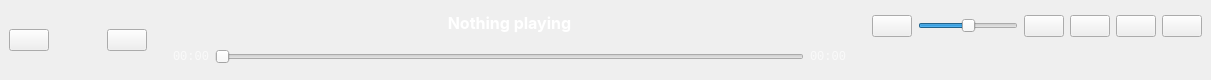
  <widget class="QDockWidget" name="controlsWidget">
   <property name="enabled">
    <bool>true</bool>
   </property>
   <property name="minimumSize">
    <size>
     <width>1211</width>
     <height>80</height>
    </size>
   </property>
   <property name="maximumSize">
    <size>
     <width>524287</width>
     <height>80</height>
    </size>
   </property>
   <property name="font">
    <font>
     <family>Inter</family>
     <pointsize>10</pointsize>
     <kerning>true</kerning>
    </font>
   </property>
   <property name="styleSheet">
    <string notr="true">QDockWidget::title {
    height: 0px;
    padding: 0px;
    border: none;
}

QDockWidget::close-button,
QDockWidget::float-button {
    width: 0px;
    height: 0px;
}</string>
   </property>
   <property name="features">
    <set>QDockWidget::DockWidgetFeature::NoDockWidgetFeatures</set>
   </property>
   <property name="allowedAreas">
    <set>Qt::DockWidgetArea::BottomDockWidgetArea</set>
   </property>
   <attribute name="dockWidgetArea">
    <number>8</number>
   </attribute>
   <widget class="QWidget" name="dockWidgetContents_3">
    <layout class="QHBoxLayout" name="horizontalLayout_5">
     <item>
      <layout class="QHBoxLayout" name="controlsLayout">
       <item>
        <layout class="QHBoxLayout" name="horizontalLayout_3">
         <property name="leftMargin">
          <number>0</number>
         </property>
         <item>
          <widget class="QPushButton" name="previousButton">
           <property name="sizePolicy">
            <sizepolicy hsizetype="Fixed" vsizetype="Fixed">
             <horstretch>0</horstretch>
             <verstretch>0</verstretch>
            </sizepolicy>
           </property>
           <property name="minimumSize">
            <size>
             <width>0</width>
             <height>0</height>
            </size>
           </property>
           <property name="text">
            <string/>
           </property>
           <property name="icon">
            <iconset>
             <normaloff>../assets/skip-back.svg</normaloff>../assets/skip-back.svg</iconset>
           </property>
          </widget>
         </item>
         <item>
          <widget class="QPushButton" name="playButton">
           <property name="sizePolicy">
            <sizepolicy hsizetype="Fixed" vsizetype="Maximum">
             <horstretch>0</horstretch>
             <verstretch>0</verstretch>
            </sizepolicy>
           </property>
           <property name="minimumSize">
            <size>
             <width>0</width>
             <height>0</height>
            </size>
           </property>
           <property name="styleSheet">
            <string notr="true">QPushButton {
	border-radius: 20px;
	border: 0px solid #ffffff;
	padding: 9px 7px;
}</string>
           </property>
           <property name="text">
            <string/>
           </property>
           <property name="icon">
            <iconset>
             <normaloff>../assets/play.svg</normaloff>../assets/play.svg</iconset>
           </property>
           <property name="iconSize">
            <size>
             <width>22</width>
             <height>22</height>
            </size>
           </property>
          </widget>
         </item>
         <item>
          <widget class="QPushButton" name="nextButton">
           <property name="sizePolicy">
            <sizepolicy hsizetype="Fixed" vsizetype="Maximum">
             <horstretch>0</horstretch>
             <verstretch>0</verstretch>
            </sizepolicy>
           </property>
           <property name="minimumSize">
            <size>
             <width>0</width>
             <height>0</height>
            </size>
           </property>
           <property name="text">
            <string/>
           </property>
           <property name="icon">
            <iconset>
             <normaloff>../assets/skip-forward.svg</normaloff>../assets/skip-forward.svg</iconset>
           </property>
          </widget>
         </item>
        </layout>
       </item>
       <item>
        <spacer name="horizontalSpacer">
         <property name="orientation">
          <enum>Qt::Orientation::Horizontal</enum>
         </property>
         <property name="sizeType">
          <enum>QSizePolicy::Policy::Maximum</enum>
         </property>
         <property name="sizeHint" stdset="0">
          <size>
           <width>20</width>
           <height>20</height>
          </size>
         </property>
        </spacer>
       </item>
       <item>
        <layout class="QVBoxLayout" name="verticalLayout_3">
         <property name="leftMargin">
          <number>0</number>
         </property>
         <property name="topMargin">
          <number>0</number>
         </property>
         <property name="bottomMargin">
          <number>0</number>
         </property>
         <item>
          <widget class="QLabel" name="currentTrackLabel">
           <property name="minimumSize">
            <size>
             <width>300</width>
             <height>0</height>
            </size>
           </property>
           <property name="font">
            <font>
             <family>Inter</family>
             <pointsize>12</pointsize>
             <italic>false</italic>
             <bold>true</bold>
             <underline>false</underline>
             <strikeout>false</strikeout>
             <kerning>true</kerning>
            </font>
           </property>
           <property name="styleSheet">
            <string notr="true">/* Global */
QWidget {
    background-color: transparent;
    color: #ffffff;
    font-family: &quot;Inter&quot;, sans-serif;
	font-weight: bold;
    font-size: 12pt;
    border: none;
}</string>
           </property>
           <property name="text">
            <string>Nothing playing</string>
           </property>
           <property name="alignment">
            <set>Qt::AlignmentFlag::AlignCenter</set>
           </property>
          </widget>
         </item>
         <item>
          <layout class="QHBoxLayout" name="progressLayout">
           <item>
            <widget class="QLabel" name="currentTimeLabel">
             <property name="font">
              <font>
               <family>monospace</family>
               <pointsize>9</pointsize>
              </font>
             </property>
             <property name="toolTip">
              <string>Current song time</string>
             </property>
             <property name="styleSheet">
              <string notr="true">/* Global */
QWidget {
    background-color: transparent;
    color: rgba(255, 255, 255, 170);
    font-family: monospace;
    font-size: 9pt;
    border: none;
}</string>
             </property>
             <property name="text">
              <string>00:00</string>
             </property>
            </widget>
           </item>
           <item>
            <widget class="QSlider" name="progressSlider">
             <property name="orientation">
              <enum>Qt::Orientation::Horizontal</enum>
             </property>
            </widget>
           </item>
           <item>
            <widget class="QLabel" name="durationLabel">
             <property name="font">
              <font>
               <family>monospace</family>
               <pointsize>9</pointsize>
              </font>
             </property>
             <property name="toolTip">
              <string>Song duration</string>
             </property>
             <property name="autoFillBackground">
              <bool>false</bool>
             </property>
             <property name="styleSheet">
              <string notr="true">/* Global */
QWidget {
    background-color: transparent;
    color: rgba(255, 255, 255, 170);
    font-family: monospace;
    font-size: 9pt;
    border: none;
}</string>
             </property>
             <property name="text">
              <string>00:00</string>
             </property>
             <property name="scaledContents">
              <bool>false</bool>
             </property>
             <property name="textInteractionFlags">
              <set>Qt::TextInteractionFlag::LinksAccessibleByMouse</set>
             </property>
            </widget>
           </item>
          </layout>
         </item>
        </layout>
       </item>
       <item>
        <spacer name="horizontalSpacer_2">
         <property name="orientation">
          <enum>Qt::Orientation::Horizontal</enum>
         </property>
         <property name="sizeType">
          <enum>QSizePolicy::Policy::Maximum</enum>
         </property>
         <property name="sizeHint" stdset="0">
          <size>
           <width>20</width>
           <height>20</height>
          </size>
         </property>
        </spacer>
       </item>
       <item>
        <layout class="QVBoxLayout" name="verticalLayout_15">
         <property name="rightMargin">
          <number>0</number>
         </property>
         <property name="bottomMargin">
          <number>0</number>
         </property>
         <item>
          <layout class="QHBoxLayout" name="horizontalLayout_4">
           <property name="leftMargin">
            <number>0</number>
           </property>
           <item>
            <widget class="QPushButton" name="muteButton">
             <property name="sizePolicy">
              <sizepolicy hsizetype="Fixed" vsizetype="Fixed">
               <horstretch>0</horstretch>
               <verstretch>0</verstretch>
              </sizepolicy>
             </property>
             <property name="toolTip">
              <string>50%</string>
             </property>
             <property name="text">
              <string/>
             </property>
             <property name="icon">
              <iconset>
               <normaloff>../assets/volume-2.svg</normaloff>../assets/volume-2.svg</iconset>
             </property>
             <property name="checkable">
              <bool>false</bool>
             </property>
            </widget>
           </item>
           <item>
            <widget class="QSlider" name="volumeSlider">
             <property name="sizePolicy">
              <sizepolicy hsizetype="Fixed" vsizetype="Fixed">
               <horstretch>0</horstretch>
               <verstretch>0</verstretch>
              </sizepolicy>
             </property>
             <property name="minimumSize">
              <size>
               <width>100</width>
               <height>0</height>
              </size>
             </property>
             <property name="maximumSize">
              <size>
               <width>100</width>
               <height>16777215</height>
              </size>
             </property>
             <property name="toolTip">
              <string>50%</string>
             </property>
             <property name="toolTipDuration">
              <number>-1</number>
             </property>
             <property name="maximum">
              <number>100</number>
             </property>
             <property name="value">
              <number>50</number>
             </property>
             <property name="orientation">
              <enum>Qt::Orientation::Horizontal</enum>
             </property>
            </widget>
           </item>
           <item>
            <widget class="QPushButton" name="repeatButton">
             <property name="sizePolicy">
              <sizepolicy hsizetype="Fixed" vsizetype="Fixed">
               <horstretch>0</horstretch>
               <verstretch>0</verstretch>
              </sizepolicy>
             </property>
             <property name="toolTip">
              <string>Change repeat mode.</string>
             </property>
             <property name="text">
              <string/>
             </property>
             <property name="icon">
              <iconset>
               <normaloff>../assets/repeat.svg</normaloff>../assets/repeat.svg</iconset>
             </property>
            </widget>
           </item>
           <item>
            <widget class="QPushButton" name="shuffleButton">
             <property name="sizePolicy">
              <sizepolicy hsizetype="Fixed" vsizetype="Fixed">
               <horstretch>0</horstretch>
               <verstretch>0</verstretch>
              </sizepolicy>
             </property>
             <property name="toolTip">
              <string>Enable/disable shuffle.</string>
             </property>
             <property name="text">
              <string/>
             </property>
             <property name="icon">
              <iconset>
               <normaloff>../assets/shuffle.svg</normaloff>../assets/shuffle.svg</iconset>
             </property>
            </widget>
           </item>
           <item>
            <widget class="QPushButton" name="equalizerButton">
             <property name="sizePolicy">
              <sizepolicy hsizetype="Fixed" vsizetype="Fixed">
               <horstretch>0</horstretch>
               <verstretch>0</verstretch>
              </sizepolicy>
             </property>
             <property name="toolTip">
              <string>Open equaliser menu.</string>
             </property>
             <property name="text">
              <string/>
             </property>
             <property name="icon">
              <iconset>
               <normaloff>../assets/sliders-vertical.svg</normaloff>../assets/sliders-vertical.svg</iconset>
             </property>
            </widget>
           </item>
           <item>
            <widget class="QPushButton" name="castButton">
             <property name="sizePolicy">
              <sizepolicy hsizetype="Fixed" vsizetype="Fixed">
               <horstretch>0</horstretch>
               <verstretch>0</verstretch>
              </sizepolicy>
             </property>
             <property name="toolTip">
              <string>Cast to a TV or speaker.</string>
             </property>
             <property name="text">
              <string/>
             </property>
             <property name="icon">
              <iconset>
               <normaloff>../assets/cast.svg</normaloff>../assets/cast.svg</iconset>
             </property>
             <property name="checkable">
              <bool>true</bool>
             </property>
            </widget>
           </item>
          </layout>
         </item>
         <item>
          <layout class="QHBoxLayout" name="horizontalLayout_11">
           <property name="topMargin">
            <number>0</number>
           </property>
           <item>
            <widget class="QLabel" name="trackRatingStars">
             <property name="sizePolicy">
              <sizepolicy hsizetype="Minimum" vsizetype="Preferred">
               <horstretch>0</horstretch>
               <verstretch>0</verstretch>
              </sizepolicy>
             </property>
             <property name="maximumSize">
              <size>
               <width>16777215</width>
               <height>16</height>
              </size>
             </property>
             <property name="cursor">
              <cursorShape>PointingHandCursor</cursorShape>
             </property>
             <property name="mouseTracking">
              <bool>true</bool>
             </property>
             <property name="toolTip">
              <string>Rate this song. Click the same star again to clear it.</string>
             </property>
             <property name="text">
              <string/>
             </property>
             <property name="alignment">
              <set>Qt::AlignmentFlag::AlignCenter</set>
             </property>
            </widget>
           </item>
          </layout>
         </item>
        </layout>
       </item>
      </layout>
     </item>
    </layout>
   </widget>
  </widget>
